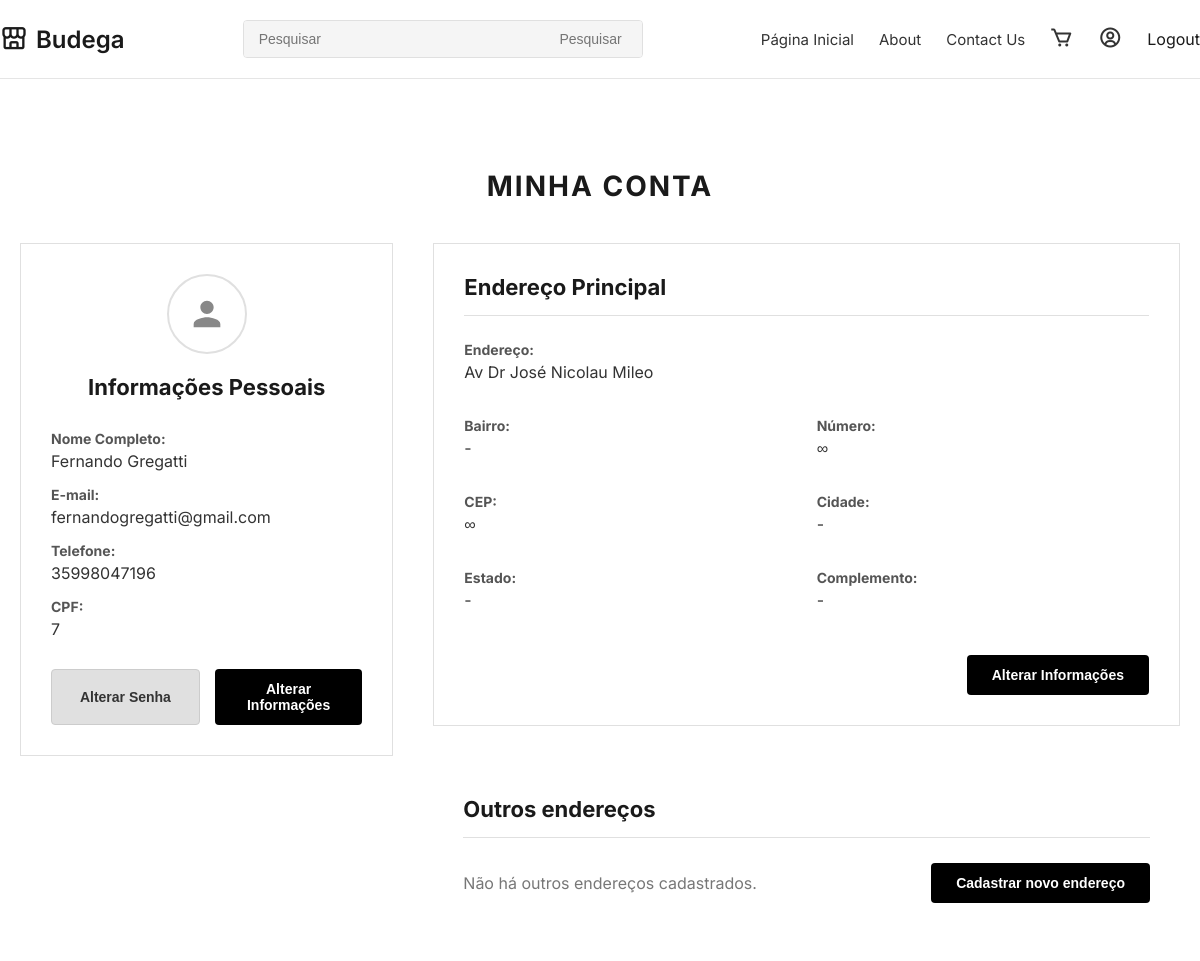
The page /minha-conta (signed in) on the database its author committed.
### model/model.py (models this page shows, shortened)
    class Cliente(db.Model, UserMixin):
        id = db.Column(db.Integer, primary_key=True)
        username = db.Column(db.String(50), unique=True, nullable=False)
        email = db.Column(db.String(120), unique=True, nullable=False)
        senha = db.Column(db.String(200), nullable=False)
        first_name = db.Column(db.String(50), nullable=False)
        last_name = db.Column(db.String(50), nullable=False, default='')
        endereco = db.Column(db.Text)
        telefone = db.Column(db.String(15))
        data_cadastro = db.Column(db.Date, default=datetime.utcnow)
        pedidos = db.relationship('Pedido', backref='cliente', lazy=True)
        carrinho = db.relationship('Carrinho', backref='cliente', uselist=False)
        reviews = db.relationship('Review', backref='cliente', lazy=True)

### views.py (the view)
@view.route('/minha-conta')
@login_required
def minha_conta():
    cliente = Cliente.query.filter_by(id=current_user.id).first()
    return render_template('minha_conta.html', user=cliente)

### app.py (called while the page is built)
@login_manager.user_loader
def load_user(user_id):
    return models['Cliente'].query.get(int(user_id))

@app.context_processor
def inject_user():
    return dict(user=current_user)

### templates/minha_conta.html (shortened to what this page needs)
{% include 'header.html' %}
{% include 'navbar.html' %}
<main class="account-page">
    <div class="container">
        <h1 class="account-title">MINHA CONTA</h1>
        <div class="account-content">
            <div class="personal-info-card card">
                <div class="user-icon">
                    <svg width="40" height="40" viewBox="0 0 24 24" fill="none" xmlns="http://www.w3.org/2000/svg">
                        <path
                            d="M12 12c2.21 0 4-1.79 4-4s-1.79-4-4-4-4 1.79-4 4 1.79 4 4 4zm0 2c-2.67 0-8 1.34-8 4v2h16v-2c0-2.66-5.33-4-8-4z"
                            fill="#888" />
                    </svg>
                </div>
                <h2>Informações Pessoais</h2>
                <div class="info-field">
                    <strong>Nome Completo:</strong>
                    <span>{{ user.first_name }}</span>
                </div>
                <div class="info-field">
                    <strong>E-mail:</strong>
                    <span>{{ user.username }}</span>
                </div>
                <div class="info-field">
                    <strong>Telefone:</strong>
                    <span>{{ user.telefone }}</span>
                </div>
                <div class="info-field">
                    <strong>CPF:</strong>
                    <span>{{ user.id }}</span>
                </div>
                <div class="personal-info-buttons">
                    <button class="btn btn-secondary btn-full-width">Alterar Senha</button>
                    <button class="btn btn-primary btn-full-width">Alterar Informações</button>
                </div>
            </div>
            <div class="address-section">
                <div class="address-card card">
                    <h2>Endereço Principal</h2>
                    <div class="address-details">
                        <div class="info-field full-width">
                            <strong>Endereço:</strong>
                            <span>{{ user.endereco }}</span>
                        </div>
                        <div class="info-field">
                            <strong>Bairro:</strong>
                            <span>-</span>
                        </div>
                        <div class="info-field">
                            <strong>Número:</strong>
                            <span>∞</span>
                        </div>
                        <div class="info-field">
                            <strong>CEP:</strong>
                            <span>∞</span>
                        </div>
                        <div class="info-field">
                            <strong>Cidade:</strong>
                            <span>-</span>
                        </div>
                        <div class="info-field">
                            <strong>Estado:</strong>
                            <span>-</span>
                        </div>
                        <div class="info-field">
                            <strong>Complemento:</strong>
                            <span>-</span>
                        </div>
                    </div>
                    <div class="address-card-footer">
                        <button class="btn btn-primary">Alterar Informações</button>
                    </div>
                </div>
                <div class="other-addresses">
                    <h2>Outros endereços</h2>
                    <div class="other-addresses-content">
                        <p class="no-address-msg">Não há outros endereços cadastrados.</p>
                        <button class="btn btn-primary">Cadastrar novo endereço</button>
                    </div>
                </div>
            </div>
        </div>
    </div>
</main>

### templates/header.html (style rules this page uses)
* { margin: 0; padding: 0; box-sizing: border-box; }
body { font-family: 'Inter', sans-serif; background-color: #ffffff; color: #1a1a1a; }
.container { max-width: 1300px; margin: 0 auto; padding: 0 20px; }

### templates/minha_conta.html (style rules this page uses)
.account-page { padding: 50px 0; }
.account-title { text-align: center; font-size: 28px; font-weight: bold; letter-spacing: 2px; margin-bottom: 40px; }
.account-content { display: grid; grid-template-columns: 1fr 2fr; gap: 40px; align-items: flex-start; }
.card { background-color: #fff; padding: 30px; border: 1px solid #e0e0e0; box-sizing: border-box; }
.personal-info-card { text-align: center; }
.user-icon { width: 80px; height: 80px; border-radius: 50%; border: 2px solid #e0e0e0; display: flex; justify-content: center; align-items: center; margin: 0 auto 20px auto; }
.personal-info-card h2 { font-size: 22px; margin-top: 0; margin-bottom: 30px; }
.info-field { text-align: left; margin-bottom: 15px; }
.info-field strong { display: block; font-weight: bold; font-size: 14px; color: #555; margin-bottom: 4px; }
.info-field span { font-size: 16px; color: #333; }
.personal-info-buttons { margin-top: 30px; display: flex; gap: 15px; }
.address-section { display: flex; flex-direction: column; gap: 40px; }
.address-card h2, .other-addresses h2 { font-size: 22px; margin-top: 0; margin-bottom: 25px; border-bottom: 1px solid #e0e0e0; padding-bottom: 15px; }
.address-details { display: grid; grid-template-columns: 1fr 1fr; gap: 20px; }
.address-details .full-width { grid-column: 1 / -1; }
.address-card-footer { text-align: right; margin-top: 30px; }
.other-addresses { background-color: #fff; padding: 30px; }
.other-addresses-content { display: flex; justify-content: space-between; align-items: center; }
.no-address-msg { color: #777; }
.btn { padding: 12px 25px; border: none; cursor: pointer; font-size: 14px; font-weight: bold; border-radius: 4px; transition: background-color 0.3s ease; }
.btn-primary { background-color: #000; color: #fff; }
.btn-secondary { background-color: #e0e0e0; color: #333; border: 1px solid #ccc; }
.btn-full-width { width: 100%; }

### rows shown on the page
Cliente: first_name "Fernando Gregatti", username "fernandogregatti@gmail.com", telefone "35998047196", id "7", endereco "Av Dr José Nicolau Mileo"
